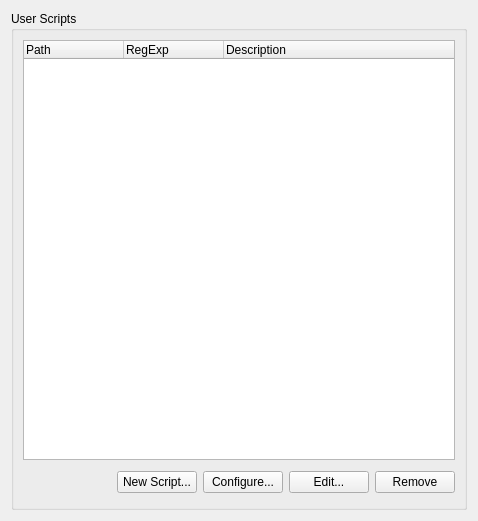
<ui version="4.0" >
 <class>DlgContentFetchSettingWidget</class>
 <widget class="QWidget" name="DlgContentFetchSettingWidget" >
  <property name="geometry" >
   <rect>
    <x>0</x>
    <y>0</y>
    <width>478</width>
    <height>521</height>
   </rect>
  </property>
  <layout class="QVBoxLayout" >
   <item>
    <widget class="QGroupBox" name="scriptGroupBox" >
     <property name="sizePolicy" >
      <sizepolicy vsizetype="Preferred" hsizetype="Preferred" >
       <horstretch>0</horstretch>
       <verstretch>1</verstretch>
      </sizepolicy>
     </property>
     <property name="title" >
      <string>User Scripts</string>
     </property>
     <layout class="QGridLayout" >
      <item row="1" column="1" >
       <layout class="QHBoxLayout" >
        <property name="spacing" >
         <number>6</number>
        </property>
        <property name="margin" >
         <number>0</number>
        </property>
        <item>
         <widget class="QPushButton" name="newScriptButton" >
          <property name="text" >
           <string>New Script...</string>
          </property>
         </widget>
        </item>
        <item>
         <widget class="QPushButton" name="configureScriptButton" >
          <property name="text" >
           <string>Configure...</string>
          </property>
         </widget>
        </item>
        <item>
         <widget class="QPushButton" name="editScriptButton" >
          <property name="text" >
           <string>Edit...</string>
          </property>
         </widget>
        </item>
        <item>
         <widget class="QPushButton" name="removeScriptButton" >
          <property name="text" >
           <string>Remove</string>
          </property>
         </widget>
        </item>
       </layout>
      </item>
      <item row="1" column="0" >
       <spacer>
        <property name="orientation" >
         <enum>Qt::Horizontal</enum>
        </property>
        <property name="sizeHint" stdset="0" >
         <size>
          <width>91</width>
          <height>32</height>
         </size>
        </property>
       </spacer>
      </item>
      <item row="0" column="0" colspan="2" >
       <widget class="QTreeWidget" name="scriptTreeWidget" >
        <property name="rootIsDecorated" >
         <bool>false</bool>
        </property>
        <column>
         <property name="text" >
          <string>Path</string>
         </property>
        </column>
        <column>
         <property name="text" >
          <string>RegExp</string>
         </property>
        </column>
        <column>
         <property name="text" >
          <string>Description</string>
         </property>
        </column>
       </widget>
      </item>
     </layout>
    </widget>
   </item>
  </layout>
 </widget>
 <resources/>
 <connections/>
</ui>
